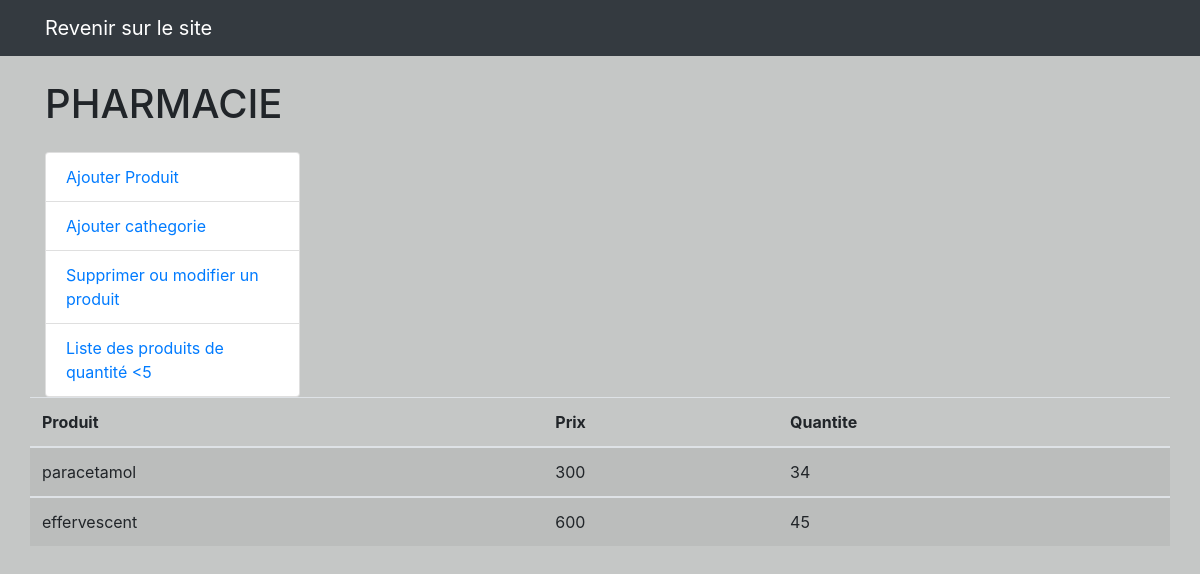
The page /PHARMACIE/Pharmacie/liste.php on the database its author committed.
### tables this page shows
CREATE TABLE `produit` (
  `idproduit_PRODUIT` int(10) NOT NULL,
  `nom_PRODUIT` varchar(20) DEFAULT NULL,
  `quantité_PRODUIT` int(20) DEFAULT NULL,
  `dateModification_PRODUIT` date DEFAULT NULL,
  `heureModification_PRODUIT` varchar(10) DEFAULT NULL,
  `id_UTILISATEUR` varchar(10) DEFAULT NULL,
  `prix` int(20) NOT NULL DEFAULT '0'
);

### PHARMACIE/Pharmacie/liste.php (the view, shortened to what this page needs)
<!DOCTYPE html>
<?php include("Header.php"); ?>
<html lang="en">
<head>
  <link href="vendor/bootstrap/css/bootstrap.min.css" rel="stylesheet">
  <link href="css/shop-homepage.css" rel="stylesheet">
</head>
<body>
 <nav class="navbar navbar-expand-lg navbar-dark bg-dark fixed-top">
    <div class="container">
      <a class="navbar-brand" href="#">Revenir sur le site</a>
     </div>
   </nav>
  <div class="container">
    <div class="row">
      <div class="col-lg-3">
        <h1 class="my-4">PHARMACIE </h1>
        <div class="list-group">
          <a href="Addproduct.php" class="list-group-item nav-link">Ajouter Produit</a>
          <a href="AddCath.php" class="list-group-item nav-link">Ajouter cathegorie</a>
          <a href="equipements.php" class="list-group-item nav-link">Supprimer ou modifier un produit</a>
          <a href="equipements.php" class="list-group-item nav-link">Liste des produits de quantité <5 </a>
        </div>
      </div>
<table class="table table-striped" id="">
  <thead>
    <tr>
      <th scope="col">Produit</th>
      <th scope="col">Prix</th>
      <th scope="col">Quantite</th>
    </tr>
  </thead>
<?php
$pdostat=$con->prepare("SELECT * FROM produit WHERE produit.quantité_PRODUIT<=50");
$execut = $pdostat->execute() ;
$produits=$pdostat->fetchAll(PDO::FETCH_OBJ);
foreach ($produits as $prod):
?>
<tbody>
    <tr>
      <td><?= $prod->nom_PRODUIT; ?></td>
      <td><?= $prod->prix; ?></td>
      <td><?=$prod->quantité_PRODUIT;?></td>
    </tr>
    <?php endforeach; ?>
  </tbody>
</table>
</body>
</html>

### PHARMACIE/Pharmacie/css/shop-homepage.css (style rules this page uses)
body { padding-top: 56px; }

### PHARMACIE/Pharmacie/liste.php (style rules this page uses)
body { background-color: #c5c7c6; }

### rows shown on the page
produit: nom_PRODUIT "paracetamol", prix "300", quantité_PRODUIT "34"
produit: nom_PRODUIT "effervescent", prix "600", quantité_PRODUIT "45"
